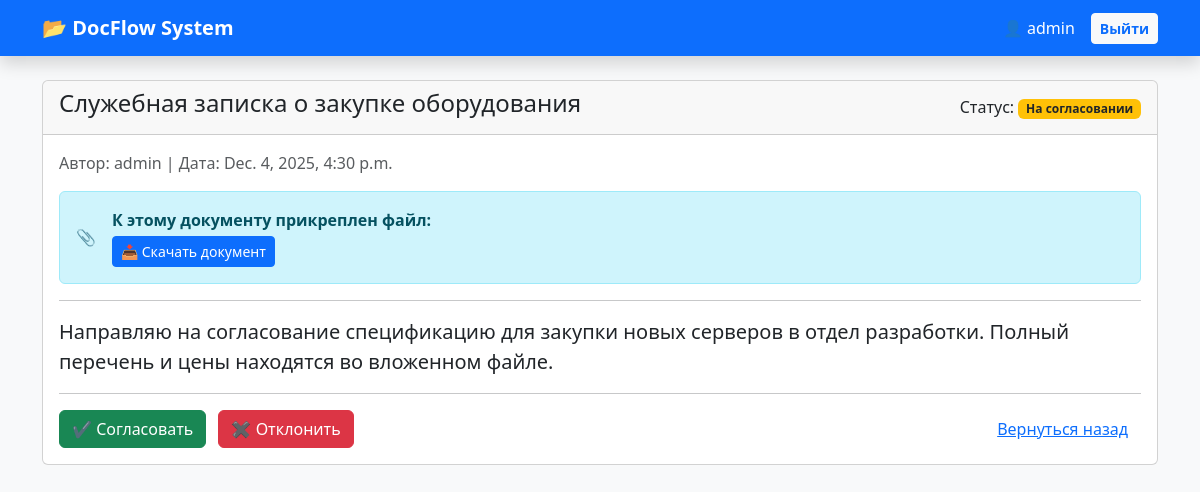
Page /document/4/ (signed in) on the committed database.
### main/models.py (models this page shows, shortened)
class Document(models.Model):
    STATUS_CHOICES = [
        ('new', 'На согласовании'),
        ('approved', 'Согласовано'),
        ('rejected', 'Отклонено'),
    ]
    title = models.CharField('Тема документа', max_length=200)
    content = models.TextField('Содержание / Описание')
    created_at = models.DateTimeField(auto_now_add=True)
    status = models.CharField('Статус', max_length=20, choices=STATUS_CHOICES, default='new')
    author = models.ForeignKey(User, on_delete=models.CASCADE, verbose_name='Автор')
    file = models.FileField('Файл (скан/оригинал)', upload_to='documents/', blank=True, null=True)
    class Meta:
        verbose_name = 'Документ'
        verbose_name_plural = 'Документы'

### main/views.py (the view, shortened to what this page needs)
# urls.py: path('document/<int:pk>/', views.document_detail, name='detail_doc'),
@login_required
def document_detail(request, pk):
    document = get_object_or_404(Document, pk=pk)
    return render(request, 'main/document_detail.html', {'document': document})

### main/templates/main/document_detail.html (shortened to what this page needs)
{% extends 'main/base.html' %}
{% block content %}
<div class="card">
    <div class="card-header d-flex justify-content-between align-items-center">
        <h4>{{ document.title }}</h4>
        <div>
            Статус:
            {% if document.status == 'new' %}
                <span class="badge bg-warning text-dark">На согласовании</span>
            {% elif document.status == 'approved' %}
                <span class="badge bg-success">Согласовано</span>
            {% else %}
                <span class="badge bg-danger">Отклонено</span>
            {% endif %}
        </div>
    </div>
    <div class="card-body">
        <p class="text-muted">
            Автор: {{ document.author.username }} | Дата: {{ document.created_at }}
        </p>
        {% if document.file %}
            <div class="alert alert-info d-flex align-items-center">
                <span class="me-3">📎</span>
                <div>
                    <strong>К этому документу прикреплен файл:</strong><br>
                    <a href="{{ document.file.url }}" class="btn btn-sm btn-primary mt-1" download>
                        📥 Скачать документ
                    </a>
                </div>
            </div>
        {% endif %}
        <hr>
        <p class="fs-5">{{ document.content }}</p>
        <hr>
        {% if document.status == 'new' %}
        <form method="post" class="d-inline">
            <button type="submit" name="action" value="approve" class="btn btn-success me-2">✔ Согласовать</button>
            <button type="submit" name="action" value="reject" class="btn btn-danger">✖ Отклонить</button>
        </form>
        {% else %}
            <div class="alert alert-light border">Документ уже обработан.</div>
        {% endif %}
        <a href="{% url 'home' %}" class="btn btn-link float-end">Вернуться назад</a>
    </div>
</div>
{% endblock %}

### main/templates/main/base.html (shortened to what this page needs)
<!DOCTYPE html>
<html lang="ru">
<head>
    <link href="https://cdn.jsdelivr.net/npm/bootstrap@5.3.0/dist/css/bootstrap.min.css" rel="stylesheet">
</head>
<body class="bg-light">
<nav class="navbar navbar-expand-lg navbar-dark bg-primary mb-4 shadow">
  <div class="container">
    <a class="navbar-brand fw-bold" href="{% url 'home' %}">📂 DocFlow System</a>
    {% if user.is_authenticated %}
        <div class="d-flex align-items-center">
            <span class="navbar-text text-white me-3">
                👤 {{ user.username }}
            </span>
            <form action="{% url 'logout' %}" method="post" class="d-inline">
                <button type="submit" class="btn btn-sm btn-light text-primary fw-bold">Выйти</button>
            </form>
        </div>
    {% endif %}
  </div>
</nav>
<div class="container">
    {% block content %}
    {% endblock %}
</div>
</body>
</html>

### rows in the picture
Document: title "Служебная записка о закупке оборудования", author.username "admin", created_at "Dec. 4, 2025, 4:30 p.m.", content "Направляю на согласование спецификацию для закупки новых серверов в отдел разработки. Полный перечень и цены находятся во вложенном файле."

### other values in the picture
{{ user.username }} "admin"
